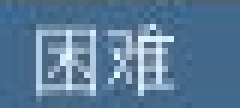
#> input picture templates/hard_g.png, 40 x 18 px, given in place of 0912-165411_38996_01_after_roomlist_click.png, which was not available (shown 6 times larger)
$ python make_templates_v2.py
#> lines starting #> are read from the running program, lines starting #| are printed output that depends on the picture; pictures that were not available may be replaced by others from this repository, and a replacement may not be noted
### gvision.py
# -*- coding: utf-8 -*-
"""
gvision.py —— 《生死狙击》界面的局部识别（模板匹配 + 自动定位）

设计要点：
  * 不使用视觉大模型、不使用 OpenCV；只用 Pillow + numpy，CPU 占用极低。
  * 所有坐标基于"参考分辨率" REF_W x REF_H（= 用户截图尺寸 1920x1077）。
    运行时把实际截图缩放到该尺寸后再识别，因此与实际屏幕分辨率无关。
  * 关键1：先做【局部照明归一化】(减去局部均值)，消除行背景色(土黄/亮黄/灰蓝)差异，
    只留文字/图标的形状信息，再做归一化互相关(NCC)匹配 —— 跨背景也能匹配。
  * 关键2：【自动定位】房间面板的水平位置会变（对局失败回大厅等少见情况下会偏移），
    所以运行时先用「人数」表头模板搜索出人数列的实际 x，其余各列按相对偏移推算。
"""
import os

import numpy as np
from PIL import Image

HERE = os.path.dirname(os.path.abspath(__file__))
TPL_DIR = os.path.join(HERE, "templates")

# ---------------- 参考坐标系 ----------------
REF_W, REF_H = 1920, 1077

# 当前截图经 to_ref 处理时，为保持比例而填充的黑边偏移 (pad_x, pad_y)。
# 行/列坐标需补偿此偏移（仅纵向会影响行 y；横向 pad_x 一般=0）。
_PAD = (0, 0)

# 房间列表面板（基于参考坐标）
PANEL_X0, PANEL_X1 = 898, 1195
ROW0_Y = 319          # 第 1 行数据中心的 y（自动检测得出）
ROW_H = 20.1          # 行高（自动检测得出；实测另一布局 ~23，故有 detect_row_grid 动态检测）
MAX_ROWS = 10         # 面板最多可见行数

# 基准列位置（取自 samples/lobby.jpg）
BASE_COUNT_X = 1111   # 「人数」列中心 x（基准）

# 各列相对「人数」列的 x 偏移（2026-09-12 晚按实机截图 0912-165411 重标）
COL_OFFSET = {
    "id": 1123 - 1290,        # -167
    "lock": 1141 - 1290,      # -149（锁图标中心）
    "map": 1230 - 1290,
    "difficulty": 1240 - 1290,  # -50
    "count": 0,
    "status": 1353 - 1290,    # +63
}

# 锁检测区域（旧方法：ID 数字右侧亮度的标准差；v2 改用 lock_icon 模板匹配）
LOCK_OFF_X0 = 953 - BASE_COUNT_X
LOCK_OFF_X1 = 975 - BASE_COUNT_X
LOCK_HALF_H = 9
LOCK_STD_THR = 28.0   # 亮度标准差阈值：超过视为有锁（锁图标纹理复杂）

THR_TEXT = 0.40       # 文字类模板匹配阈值
THR_V2 = 0.45         # v2 最近邻分类的最低可信分

# v2 模板集（2026-09-12 从实机截图重裁；判定=最近邻分类，抗字体渲染变化）
DIFF_TPLS = ["d_nightmare", "d_speed", "d_expert", "d_common"]
CNT_TPLS = ["n_1", "n_2", "n_4", "n_6"]
LOCK_CX_OFF = -149    # 锁图标中心相对人数列的偏移

# 「人数」表头模板在基准图中的位置（make_templates.py 裁的是 1078..1152）
HDR_X0 = 1078

_tpl_cache = {}


# ---------------- 基础图像工具 ----------------
# [27 lines left out: functions box_blur, local_norm, not called in this run]


def to_ref(img):
    """把截图保持比例缩放到参考分辨率（居中填充黑边，避免拉伸变形导致模板失配）。"""
    global _PAD
    if img.size == (REF_W, REF_H):
        _PAD = (0, 0)
        return img
    iw, ih = img.size
#> iw = 40; ih = 18
    scale = min(REF_W / iw, REF_H / ih)
#> scale = 48
    nw, nh = int(round(iw * scale)), int(round(ih * scale))
#> nw = 1920; nh = 864
    im = img.resize((nw, nh), Image.LANCZOS)
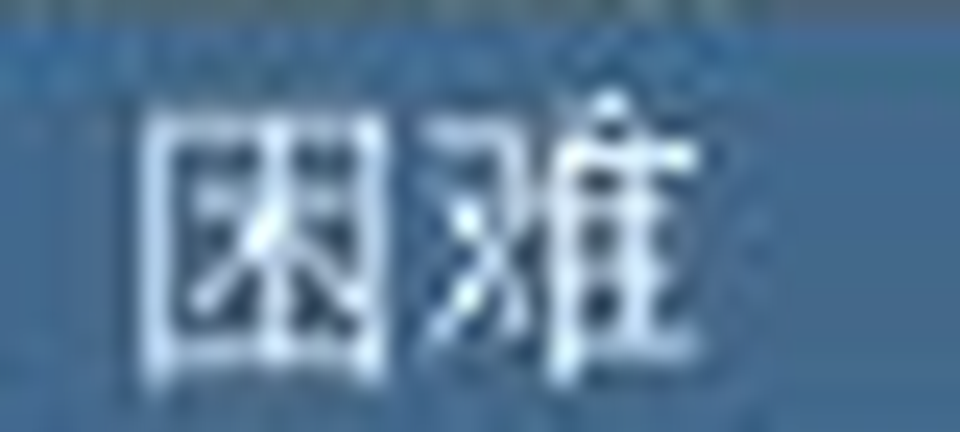
#> im: PIL image 1920x864 RGB (shown at 1/2 size); mean R, G, B 88.8, 122.2, 152.2
    px = (REF_W - nw) // 2
#> px = 0
    py = (REF_H - nh) // 2
#> py = 106
    _PAD = (px, py)
    canvas = Image.new("RGB", (REF_W, REF_H), (0, 0, 0))
#> canvas: PIL image 1920x1077 RGB; every value is 0
    canvas.paste(im, (px, py))
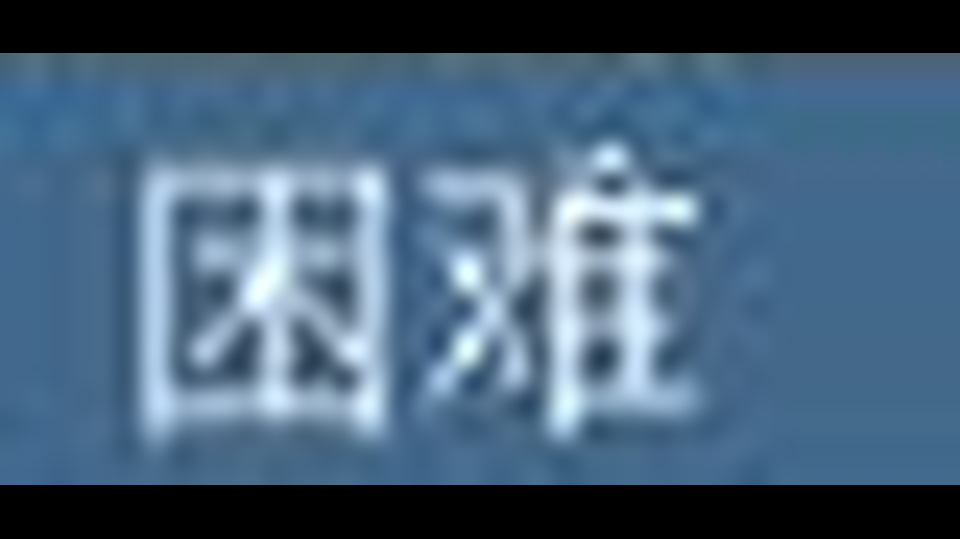
#> canvas: PIL image 1920x1077 RGB (shown at 1/2 size); mean R, G, B 71.3, 98, 122.1
    return canvas


# [4 lines left out: function gray_of, not called in this run]


def prep_full(gray):
    return local_norm(gray)


# ---------------- 模板 ----------------
# [35 lines left out: functions load_tpl, _ncc, match_score, not called in this run]


def _max_of(names, prepped, cx, cy, search=22):
    return max(match_score(prepped, n, cx, cy, search=search) for n in names)


# ---------------- 自动定位 ----------------
# [235 lines left out: functions locate_count_col, detect_row_grid, lock_std, judge_row, scan_rooms, pick_room and 1 more, not called in this run]


# [11 lines that do not run on import are left out]

### make_templates_v2.py
# -*- coding: utf-8 -*-
"""从实机现场截图重裁全套识别模板（v2）。

基准图：debug_frames/auto_lobby/0912-165411_38996_01_after_roomlist_click.png
（2560x1368 物理截图，to_ref 后 1920x1077 参考系，pad=(0,25)）

实测列位（ref x）：ID 1123 | 锁 ~1142 | 难度 1240 | 人数 1290 | 状态 ~1353
实测行位（ref y，不含 pad）：行1=319，行高 20.1（与旧常量一致）
"""
import os
import numpy as np
from PIL import Image
import gvision as gv

SRC = "debug_frames/auto_lobby/0912-165411_38996_01_after_roomlist_click.png"
im_ref = gv.to_ref(Image.open(SRC).convert("RGB"))   # 1920x1077

# (名字, ref box (x0,y0,x1,y1))
CUTS = [
    # 难度列（x 1220-1260，各行的「难度」两字）
    ("d_nightmare", (1220, 377, 1260, 393)),   # 行3 噩梦（与 n_4 同行）
    ("d_speed",     (1220, 356, 1260, 372)),   # 行2 极速
    ("d_expert",    (1220, 497, 1260, 513)),   # 行9 专家
    ("d_common",    (1220, 336, 1260, 352)),   # 行1 普通
    # 人数列（x 1266-1314，「n/6」整串）
    ("n_1", (1266, 437, 1314, 453)),           # 行6 1/6
    ("n_2", (1266, 477, 1314, 493)),           # 行8 2/6
    ("n_4", (1266, 377, 1314, 393)),           # 行3 4/6
    ("n_6", (1266, 457, 1314, 473)),           # 行7 6/6
    # 状态列「刚开始」（两种底色字形反差相反：蓝底橙字 / 黄底白字，需各一模板）
    ("status2",   (1331, 336, 1377, 352)),       # 行1 蓝底橙字
    ("status2_g", (1331, 356, 1377, 372)),       # 行2 黄底白字
    # 锁图标（两种底色各一）
    ("lock_icon",  (1130, 337, 1152, 353)),      # 行1 锁
    ("lock_icon2", (1130, 497, 1152, 513)),      # 行9 锁
    # 人数表头（更新 locate 用）
    ("hdr_count2", (1268, 311, 1310, 327)),
]

# 拼对照图目检
tiles = []
for name, box in CUTS:
    x0, y0, x1, y1 = box
    crop = im_ref.crop((x0, y0, x1, y1))
    crop.save(os.path.join("templates", name + ".png"))   # 先存原始尺寸模板
    crop = crop.resize((crop.width * 6, crop.height * 6), Image.NEAREST)  # 再放大仅用于目检
    tiles.append((name, crop))
    print("裁剪 %s box=%s size=%s" % (name, box, (x1 - x0, y1 - y0)))
#> this loop made 13 passes
#> pass 1, `crop = im_ref.crop((x0, y0, x1, y1))`:
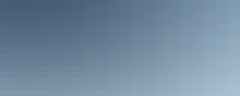
#> crop: PIL image 40x16 RGB (shown 6 times larger); mean R, G, B 113.9, 138.1, 158.8
#> pass 2, `crop = im_ref.crop((x0, y0, x1, y1))`:
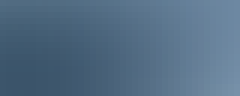
#> crop: PIL image 40x16 RGB (shown 6 times larger); mean R, G, B 82.9, 108.7, 132
#> after the loop:
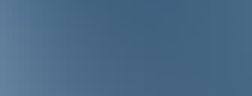
#> crop: PIL image 252x96 RGB; mean R, G, B 73.3, 105.6, 134.3
#> after the loop, tiles = 13 items

W = max(c.width for _, c in tiles) + 220
#> W = 508
H = sum(c.height for _, c in tiles) + 8 * len(tiles)
#> H = 1352
sheet = Image.new("RGB", (W, H), (30, 30, 30))
#> sheet: PIL image 508x1352 RGB; every value is 30
from PIL import ImageDraw
dr = ImageDraw.Draw(sheet)
y = 0
for name, c in tiles:
    sheet.paste(c, (210, y))
    dr.text((6, y + c.height // 2 - 8), name, fill=(255, 255, 120))
    y += c.height + 8
#> this loop made 13 passes
#> (name, y) on passes 1 to 12: ('d_nightmare', 104), ('d_speed', 208), ('d_expert', 312), ('d_common', 416), ('n_1', 520), ('n_2', 624), ('n_4', 728), ('n_6', 832), ('status2', 936), ('status2_g', 1040), ('lock_icon', 1144), ('lock_icon2', 1248)
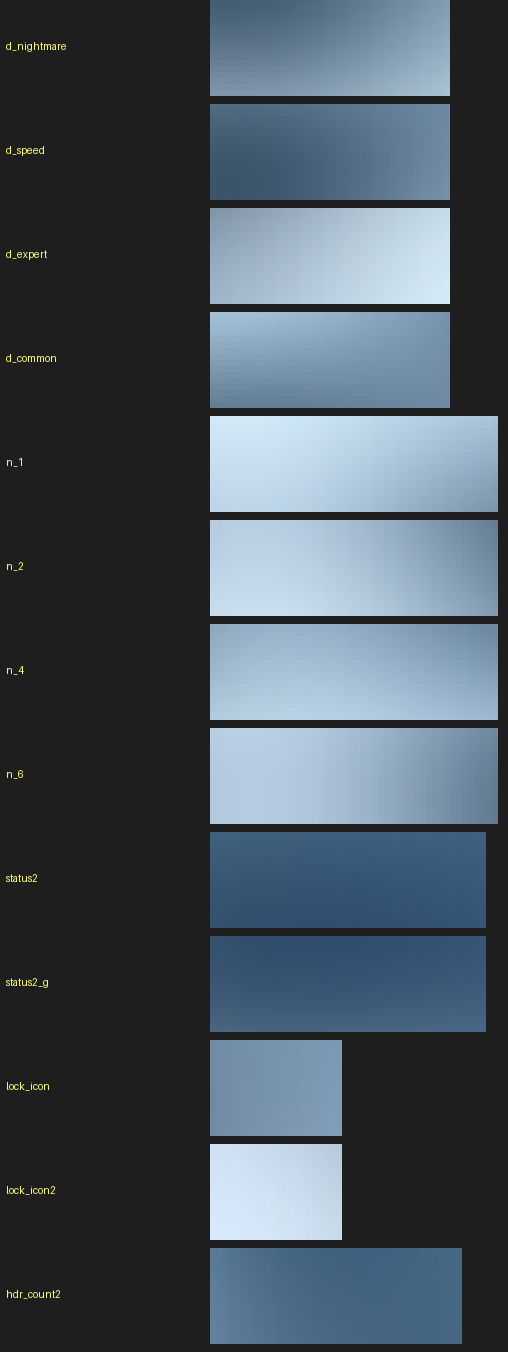
#> sheet: PIL image 508x1352 RGB; mean R, G, B 73, 84.6, 94.7
#> after the loop, y = 1352
sheet.save("debug_frames/_tpl_sheet.png")
print("对照图已存 debug_frames/_tpl_sheet.png")

$ run again, on templates/status_g.png
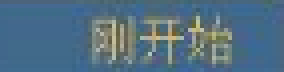
#> input picture templates/status_g.png, 71 x 18 px, given in place of 0912-165411_38996_01_after_roomlist_click.png, which was not available (shown 4 times larger)
#> iw = 71; ih = 18
#> scale = 27.04
#> nw = 1920; nh = 487
#> px = 0
#> py = 295
#> after the loop `for name, box in CUTS:`:
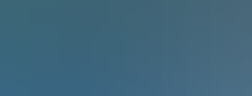
#> crop: PIL image 252x96 RGB; mean R, G, B 63.8, 102.6, 123.5
#> after the loop `for name, box in CUTS:`: tiles = 13 items
#> W = 508
#> H = 1352
#> the loop `for name, c in tiles:` made 13 passes
#> (name, y) on passes 1 to 8: ('d_nightmare', 104), ('d_speed', 208), ('d_expert', 312), ('d_common', 416), ('n_1', 520), ('n_2', 624), ('n_4', 728), ('n_6', 832)
#> after the loop `for name, c in tiles:`:
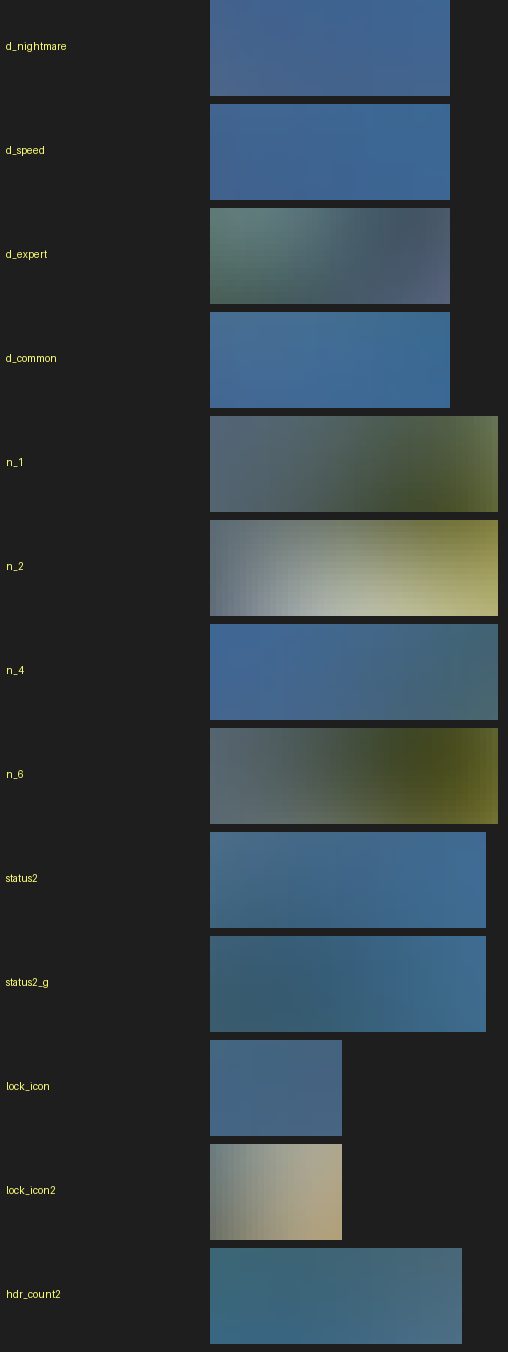
#> sheet: PIL image 508x1352 RGB; mean R, G, B 51.7, 63.8, 70.6
